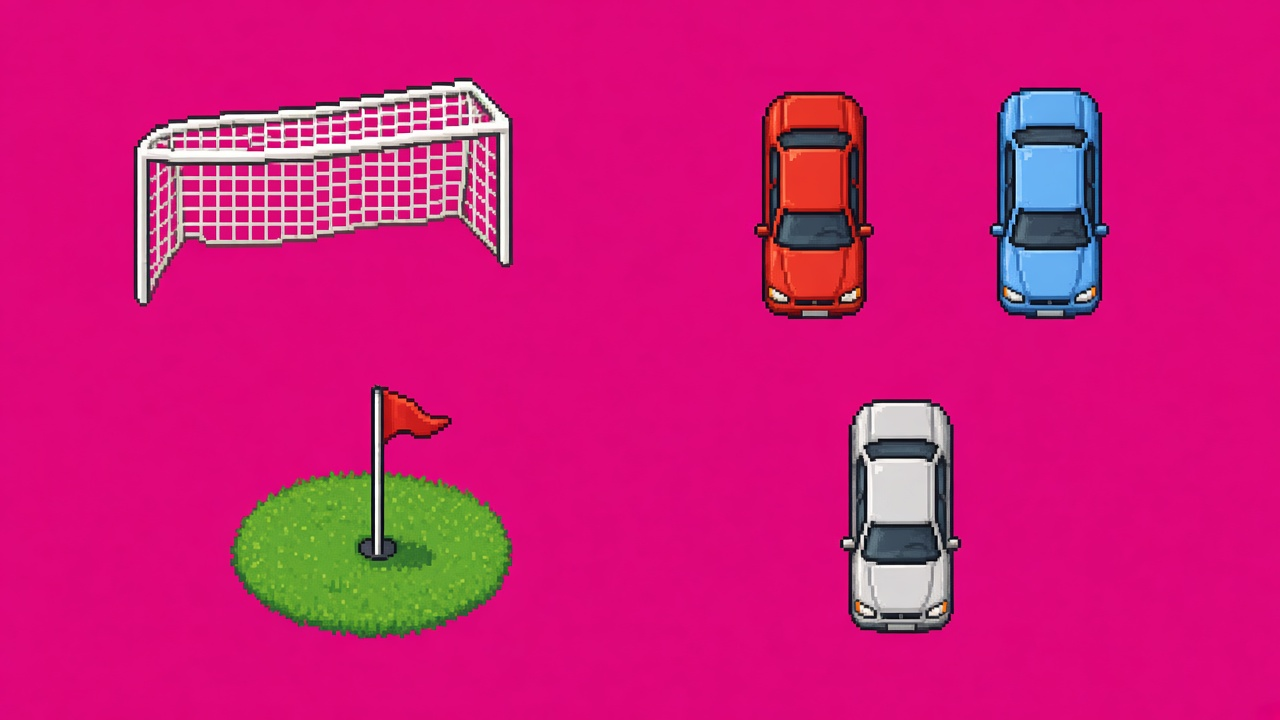
#> input picture scripts/gen/tgstyle/src/props-sheet.png, 1280 x 720 px
$ python make-art.py gen/tgstyle/src/props-sheet.png out.png
#> lines starting #> are read from the running program, lines starting #| are printed output that depends on the picture
# Builds sprite art: public/assets/tiles.png (Ninja Adventure tileset, used for trees + collision layer), caravan sheets,
# clubhouse, bike, sea overlays and props/*.png.  Usage: python3 scripts/make-art.py <ninja tileset.png> [props-sheet.png]
import math, random, sys
from PIL import Image, ImageDraw
random.seed(1)
src = Image.open(sys.argv[1]).convert("RGBA"); C = 28
def tile(i): return src.crop(((i % C) * 16, (i // C) * 16, (i % C) * 16 + 16, (i // C) * 16 + 16))
OL = (52, 36, 46, 255)
tiles = Image.new("RGBA", (448, 656)); tiles.paste(src, (0, 0))
def mk(k, fn): im = Image.new("RGBA", (16, 16)); fn(ImageDraw.Draw(im), im); tiles.paste(im, ((k % C) * 16, (k // C) * 16))
def hedge(d, im):
    d.rectangle([0, 1, 15, 14], fill=(56, 118, 58, 255))
    for x, y in [(1, 2), (7, 1), (11, 4), (3, 7), (9, 8), (13, 10), (5, 11)]: d.ellipse([x, y, x + 4, y + 3], fill=(92, 162, 78, 255)); d.point((x + 1, y), fill=(150, 210, 110, 255))
    d.line([0, 14, 15, 14], fill=(36, 80, 40, 255)); d.line([0, 15, 15, 15], fill=(30, 50, 30, 120))
def fence_h(d, im):
    d.rectangle([0, 5, 15, 7], fill=(176, 112, 64, 255), outline=OL); d.rectangle([0, 10, 15, 12], fill=(176, 112, 64, 255), outline=OL)
    d.rectangle([6, 2, 9, 15], fill=(150, 92, 52, 255), outline=OL)
def fence_v(d, im):
    d.rectangle([5, 0, 6, 15], fill=(176, 112, 64, 255)); d.rectangle([9, 0, 10, 15], fill=(176, 112, 64, 255))
    d.line([4, 0, 4, 15], fill=OL); d.line([11, 0, 11, 15], fill=OL); d.rectangle([4, 2, 11, 8], fill=(150, 92, 52, 255), outline=OL)
def block_h(d, im):
    for x in range(0, 16, 4): d.rectangle([x, 4, x + 1, 9], fill=(220, 50, 50, 255)); d.rectangle([x + 2, 4, x + 3, 9], fill=(250, 250, 250, 255))
    d.rectangle([0, 4, 15, 9], outline=OL); d.rectangle([2, 10, 3, 15], fill=(90, 90, 90, 255)); d.rectangle([12, 10, 13, 15], fill=(90, 90, 90, 255))
def block_v(d, im):
    for y in range(0, 16, 4): d.rectangle([5, y, 10, y + 1], fill=(220, 50, 50, 255)); d.rectangle([5, y + 2, 10, y + 3], fill=(250, 250, 250, 255))
    d.line([4, 0, 4, 15], fill=OL); d.line([11, 0, 11, 15], fill=OL)
for k, fn in enumerate([hedge, fence_h, fence_v, block_h, block_v]): mk(1120 + k, fn)
tiles.save("public/assets/tiles.png")
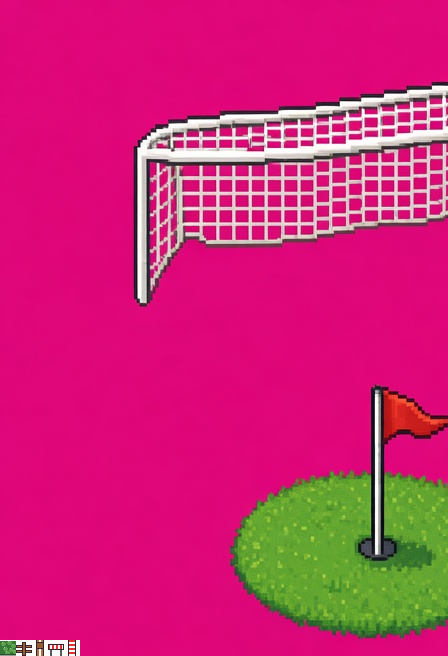
#> saved as tiles.png: PIL image 448x656 RGBA; mean R, G, B, A 204.6, 37.7, 117.4, 254.5; transparent parts drawn white
def new(w, h): im = Image.new("RGBA", (w, h)); return im, ImageDraw.Draw(im)
def mix(c, f): return tuple(max(0, min(255, int(v * f))) for v in c[:3]) + (255,)

# ---------- caravans (placeholders; 3 variants per sheet; swap these two PNGs for real models) ----------
VAR = [  # roof, wall, stripe
    ((96, 76, 64), (240, 230, 204), (128, 84, 52)),
    ((86, 86, 92), (246, 242, 230), (112, 70, 50)),
    ((80, 70, 66), (232, 222, 196), (96, 110, 70))]
FENCE, FENCED = (170, 118, 74, 255), (128, 84, 52, 255)
def window(d, x, y, w, h):
    d.rectangle([x, y, x + w, y + h], fill=(250, 250, 248, 255), outline=OL)
    d.rectangle([x + 1, y + 1, x + w - 1, y + h - 1], fill=(104, 160, 206, 255))
    d.line([x + 1, y + 1, x + w - 1, y + 1], fill=(170, 210, 236, 255))
def bay(d, x, y, w, h):
    d.rectangle([x - 1, y - 1, x + w + 1, y + h + 1], fill=(252, 252, 250, 255), outline=OL)
    d.rectangle([x + 1, y + 1, x + w - 1, y + h - 1], fill=(222, 226, 228, 255))                # net curtain
    for xx in range(x + 2, x + w - 1, 2): d.line([xx, y + 2, xx, y + h - 2], fill=(204, 210, 214, 255))
    d.line([x + 1, y + 1, x + w - 1, y + 1], fill=(120, 160, 196, 255))
    for xx in (x + w // 3, x + 2 * w // 3): d.line([xx, y, xx, y + h], fill=(252, 252, 250, 255))
def caravan(w, h, v, vertical):
    roof, wall, stripe = v
    im, d = new(w, h); wall_h = 15; rt = h - wall_h - 2
    d.rectangle([2, rt, w - 3, h - 2], fill=wall + (255,), outline=OL)
    d.line([3, rt + 3, w - 4, rt + 3], fill=stripe + (255,), width=2)
    d.rectangle([w - 6, rt + 1, w - 4, h - 3], fill=mix(wall, 0.88))
    d.rectangle([0, 0, w - 1, rt + 1], fill=roof + (255,), outline=OL)                         # low-pitched roof, overhang
    if vertical:                                                                                # ridge runs up the middle
        d.rectangle([1, 1, w // 2 - 1, rt], fill=mix(roof, 1.18)); d.rectangle([w // 2, 1, w - 2, rt], fill=mix(roof, 0.92))
        d.line([w // 2, 1, w // 2, rt], fill=mix(roof, 1.4))
        for y in range(5, rt, 6): d.line([2, y, w - 3, y], fill=mix(roof, 0.8))
        bay(d, w // 2 - 9, rt + 6, 18, 6)
    else:                                                                                       # ridge runs along the length
        d.rectangle([1, 1, w - 2, rt // 2], fill=mix(roof, 1.18)); d.rectangle([1, rt // 2 + 1, w - 2, rt], fill=mix(roof, 0.92))
        d.line([1, rt // 2, w - 2, rt // 2], fill=mix(roof, 1.4))
        for x in range(6, w - 3, 6): d.line([x, 2, x, rt - 1], fill=mix(roof, 0.82))
        bay(d, 6, rt + 6, 18, 6); bay(d, w - 25, rt + 6, 16, 6)
        dx = w // 2 - 3; d.rectangle([dx, rt + 5, dx + 7, h - 3], fill=(236, 232, 220, 255), outline=OL); d.point((dx + 5, rt + 10), fill=(200, 160, 60, 255))
    d.line([1, rt + 1, w - 2, rt + 1], fill=mix(roof, 0.55))                                    # eave shadow
    d.rectangle([1, h - 6, w - 2, h - 1], fill=FENCE, outline=OL)                                # slatted fence along the front
    for x in range(3, w - 2, 3): d.line([x, h - 5, x, h - 2], fill=FENCED)
    if not vertical: d.rectangle([w // 2 - 5, h - 6, w // 2 + 5, h - 1], fill=(150, 150, 146, 255), outline=OL)  # gap/step
    return im
for name, (w, h, vert) in {"caravan-h": (72, 48, False), "caravan-v": (48, 80, True)}.items():
    sheet = Image.new("RGBA", (w * 3, h))
    for k, v in enumerate(VAR): sheet.paste(caravan(w, h, v, vert), (k * w, 0))
    sheet.save(f"public/assets/{name}.png")
#> this loop made 2 passes
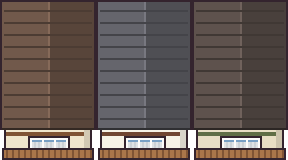
#> sheet: PIL image 144x80 RGBA (shown 2 times larger); mean R, G, B, A 97.3, 85.2, 80.1, 251.8; transparent parts drawn white

# ---------- clubhouse: hipped slate roof, cream walls, porch ----------
CW, CH, RH = 192, 136, 84
im, d = new(CW, CH)
d.rectangle([4, RH - 4, CW - 5, CH - 3], fill=(238, 228, 204, 255), outline=OL)              # walls
d.rectangle([5, CH - 9, CW - 6, CH - 4], fill=(150, 140, 128, 255))                          # plinth
for x in (14, 44, 132, 162): window(d, x, RH + 10, 18, 16)
d.rectangle([CW // 2 - 22, RH - 2, CW // 2 + 21, RH + 4], fill=(70, 80, 70, 255), outline=OL)   # porch canopy
d.rectangle([CW // 2 - 12, RH + 12, CW // 2 + 11, CH - 4], fill=(120, 76, 50, 255), outline=OL)  # double door
d.line([CW // 2, RH + 12, CW // 2, CH - 4], fill=OL)
d.rectangle([CW // 2 - 26, RH + 4, CW // 2 - 23, CH - 4], fill=(240, 240, 236, 255), outline=OL); d.rectangle([CW // 2 + 22, RH + 4, CW // 2 + 25, CH - 4], fill=(240, 240, 236, 255), outline=OL)
roof = (92, 104, 124)
d.polygon([(0, RH), (CW - 1, RH), (CW - 26, 8), (25, 8)], fill=roof + (255,), outline=OL)   # front face
d.polygon([(0, RH), (25, 8), (6, 16)], fill=mix(roof, 0.75), outline=OL)                    # hip ends
d.polygon([(CW - 1, RH), (CW - 26, 8), (CW - 7, 16)], fill=mix(roof, 0.75), outline=OL)
for y in range(14, RH - 1, 6):                                                               # slate courses
    t = (y - 8) / (RH - 8); x0 = 25 - 25 * t + 1; x1 = CW - 26 + 25 * t - 1
    d.line([x0, y, x1, y], fill=mix(roof, 0.82))
    for x in range(int(x0) + (y // 6 % 2) * 4, int(x1), 8): d.line([x, y - 5, x, y], fill=mix(roof, 0.88))
d.line([25, 8, CW - 26, 8], fill=mix(roof, 1.35), width=2)                                   # ridge
d.rectangle([40, 0, 49, 22], fill=(170, 100, 80, 255), outline=OL); d.rectangle([CW - 50, 0, CW - 41, 22], fill=(170, 100, 80, 255), outline=OL)  # chimneys
d.rectangle([CW // 2 - 34, RH - 18, CW // 2 + 33, RH - 7], fill=(40, 70, 50, 255), outline=OL)  # sign
d.text((CW // 2 - 28, RH - 18), "CLUBHOUSE", fill=(240, 220, 150, 255))
im.save("public/assets/clubhouse.png")
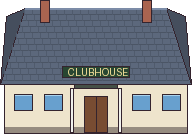
#> saved as clubhouse.png: PIL image 192x136 RGBA; mean R, G, B, A 110.9, 113.5, 118.1, 227.5; transparent parts drawn white

# ---------- bike: 4 directions (down, up, left, right) x 2 wheel frames, 24x24, drawn under the player ----------
FR, TY = (200, 50, 50, 255), (30, 30, 34, 255)
bike = Image.new("RGBA", (24 * 4, 24 * 2))
#> bike: PIL image 96x48 RGBA; every value is 0
for f in range(2):
    for di in range(4):
        im, d = new(24, 24)
        if di < 2:                                                       # facing down/up: bike seen end-on
            near, far = (17, 23), (6, 11)
            d.rectangle([10, far[0], 13, far[1]], fill=TY); d.line([11, 9, 11, 18], fill=FR, width=2)
            d.rectangle([10, near[0], 13, near[1]], fill=TY); d.point((11 + f, near[0] + 2 + f), fill=(150, 150, 150, 255))
            hy = 16 if di == 0 else 8; d.line([5, hy, 18, hy], fill=(90, 90, 96, 255)); d.point((5, hy), fill=TY); d.point((18, hy), fill=TY)
        else:
            for cx in (5, 18):
                d.ellipse([cx - 4, 15, cx + 4, 23], outline=TY, width=2)
                a = f * math.pi / 4; d.line([cx - 3 * math.cos(a), 19 - 3 * math.sin(a), cx + 3 * math.cos(a), 19 + 3 * math.sin(a)], fill=(150, 150, 150, 255))
            d.line([5, 19, 11, 19], fill=FR, width=2); d.line([11, 19, 16, 13], fill=FR, width=2); d.line([5, 19, 9, 13], fill=FR, width=2); d.line([9, 13, 16, 13], fill=FR, width=2)
            d.line([16, 13, 18, 19], fill=FR); d.line([16, 13, 17, 10], fill=(90, 90, 96, 255), width=2); d.rectangle([7, 11, 11, 12], fill=TY)
            if di == 2: im = im.transpose(Image.FLIP_LEFT_RIGHT)
        bike.paste(im, (di * 24, f * 24))
#> im: PIL image 24x24 RGBA
bike.save("public/assets/bike.png")

# ---------- sea overlays: wave highlights (tiled) and shoreline foam (period 256px, matches make-world shore) ----------
im, d = new(96, 96)
for x, y in [(8, 10), (52, 30), (20, 60), (70, 78), (80, 8)]: d.arc([x, y, x + 14, y + 6], 200, 340, fill=(200, 232, 250, 200))
im.save("public/assets/waves.png")
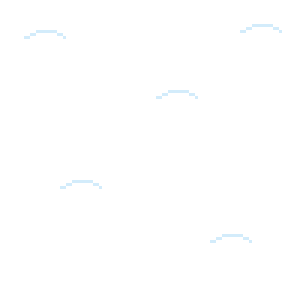
#> saved as waves.png: PIL image 96x96 RGBA (shown 3 times larger); mean R, G, B, A 1.5, 1.8, 1.9, 1.5; transparent parts drawn white
def shore(y): return 6 * math.sin(2 * math.pi * y / 256) + 3 * math.sin(2 * math.pi * y / 128)
im, d = new(32, 256); px = im.load()
for y in range(256):
    x0 = 16 + shore(y)
    for x in range(32):
        dx = x - x0
        if -3 <= dx <= 1 or (dx < -3 and dx > -7 and (x * 7 + y * 3) % 5 == 0): px[x, y] = (255, 255, 255, 230 if dx >= -3 else 140)
#> this loop made 256 passes
#> x0 on passes 1 to 3: 16, 16.29, 16.59
im.save("public/assets/foam.png")

# ---------- props ----------
P = {}
im, d = new(48, 24)                                                                   # football goal (top-down)
for x in range(4, 44, 4): d.line([x, 4, x, 18], fill=(255, 255, 255, 120))
for y in range(4, 19, 4): d.line([4, y, 44, y], fill=(255, 255, 255, 120))
for r in ([2, 2, 45, 4], [2, 2, 5, 21], [42, 2, 45, 21]): d.rectangle(r, fill=(250, 250, 250, 255), outline=OL)
P["goal"] = im
im, d = new(96, 16)                                                                   # tennis net (stretched to the court width)
d.rectangle([2, 4, 93, 11], fill=(30, 30, 30, 150)); [d.line([x, 4, x, 11], fill=(220, 220, 220, 170)) for x in range(4, 92, 3)]
d.rectangle([2, 3, 93, 5], fill=(250, 250, 250, 255)); d.rectangle([0, 1, 3, 14], fill=(90, 90, 90, 255), outline=OL); d.rectangle([92, 1, 95, 14], fill=(90, 90, 90, 255), outline=OL)
P["tennis-net"] = im
WOOD, WOODD, WOODL = (176, 112, 64, 255), (124, 74, 44, 255), (206, 146, 90, 255)
im, d = new(32, 20)                                                                   # bench
d.rectangle([1, 2, 30, 7], fill=WOOD, outline=OL); d.line([2, 3, 29, 3], fill=WOODL); d.rectangle([1, 8, 30, 13], fill=WOOD, outline=OL); d.line([2, 9, 29, 9], fill=WOODL)
d.rectangle([3, 14, 6, 18], fill=WOODD, outline=OL); d.rectangle([25, 14, 28, 18], fill=WOODD, outline=OL); P["bench"] = im
im, d = new(32, 30)                                                                   # picnic table
d.rectangle([0, 2, 31, 6], fill=WOOD, outline=OL); d.rectangle([3, 9, 28, 20], fill=WOOD, outline=OL); d.line([4, 10, 27, 10], fill=WOODL)
d.line([4, 14, 27, 14], fill=WOODD); d.rectangle([0, 22, 31, 26], fill=WOOD, outline=OL)
d.rectangle([5, 26, 8, 29], fill=WOODD); d.rectangle([23, 26, 26, 29], fill=WOODD); P["picnic-table"] = im
im, d = new(14, 18)                                                                   # bin
d.rectangle([1, 4, 12, 16], fill=(60, 120, 80, 255), outline=OL); d.rectangle([0, 1, 13, 5], fill=(80, 150, 100, 255), outline=OL)
d.line([4, 7, 4, 14], fill=(40, 90, 60, 255)); d.line([9, 7, 9, 14], fill=(40, 90, 60, 255)); P["bin"] = im
im, d = new(14, 44)                                                                   # lamp post
d.rectangle([5, 8, 8, 41], fill=(70, 74, 84, 255), outline=OL); d.line([6, 9, 6, 40], fill=(110, 116, 128, 255))
d.rectangle([1, 0, 12, 8], fill=(70, 74, 84, 255), outline=OL); d.rectangle([3, 4, 10, 8], fill=(255, 236, 150, 255)); d.rectangle([3, 40, 10, 43], fill=(60, 60, 70, 255), outline=OL); P["lamp"] = im
im, d = new(28, 32)                                                                   # signpost
d.rectangle([12, 10, 15, 31], fill=WOODD, outline=OL)
d.polygon([(1, 2), (21, 2), (27, 7), (21, 12), (1, 12)], fill=WOODL, outline=OL); d.line([4, 6, 18, 6], fill=WOODD); d.line([4, 9, 14, 9], fill=WOODD); P["signpost"] = im
im, d = new(32, 18)                                                                   # fence
for x in (1, 14, 27): d.rectangle([x, 2, x + 3, 17], fill=WOOD, outline=OL)
d.rectangle([0, 5, 31, 8], fill=WOOD, outline=OL); d.rectangle([0, 11, 31, 14], fill=WOOD, outline=OL); P["fence"] = im
im, d = new(32, 22)                                                                   # hedge
d.rounded_rectangle([0, 1, 31, 20], 6, fill=(56, 118, 58, 255), outline=OL)
for x, y in [(4, 4), (12, 3), (20, 5), (8, 9), (17, 10), (24, 9)]: d.ellipse([x, y, x + 6, y + 5], fill=(92, 162, 78, 255)); d.point((x + 2, y + 1), fill=(150, 210, 110, 255))
d.line([2, 18, 29, 18], fill=(40, 90, 46, 255)); P["hedge"] = im
im, d = new(32, 20)                                                                   # flower bed
d.rounded_rectangle([0, 3, 31, 19], 4, fill=(118, 78, 52, 255), outline=OL)
for k, (x, y) in enumerate([(3, 4), (11, 2), (19, 4), (7, 9), (15, 9), (23, 8)]): im.alpha_composite(tile(225 if k % 2 else 226).crop((2, 2, 14, 14)).resize((10, 10)), (x, y))
#> im: PIL image 32x20 RGBA
P["flowerbed"] = im
def car(body):  # facing up/down (parked in bays), 26 wide x 40 long
    im, d = new(26, 40); dk = mix(body, 0.75)
    d.rounded_rectangle([1, 1, 24, 38], 6, fill=body + (255,), outline=OL)
    d.rounded_rectangle([4, 9, 21, 30], 3, fill=dk, outline=OL)
    d.rectangle([5, 10, 20, 14], fill=(150, 200, 230, 255)); d.rectangle([5, 26, 20, 29], fill=(120, 170, 205, 255))
    d.line([3, 3, 22, 3], fill=mix(body, 1.25)); d.rectangle([3, 1, 6, 2], fill=(255, 240, 170, 255)); d.rectangle([19, 1, 22, 2], fill=(255, 240, 170, 255))
    d.rectangle([3, 37, 6, 38], fill=(220, 60, 60, 255)); d.rectangle([19, 37, 22, 38], fill=(220, 60, 60, 255))
    return im
P["car-red"] = car((200, 60, 60)); P["car-blue"] = car((60, 100, 190)); P["car-silver"] = car((190, 194, 200))
im, d = new(18, 22)                                                                   # deckchair
d.polygon([(2, 2), (15, 2), (16, 13), (1, 13)], fill=(230, 80, 80, 255), outline=OL)
for x in (5, 10): d.line([x, 3, x, 12], fill=(250, 250, 250, 255), width=2)
d.rectangle([1, 13, 16, 17], fill=WOOD, outline=OL); d.line([2, 18, 2, 21], fill=OL); d.line([15, 18, 15, 21], fill=OL); P["deckchair"] = im
im, d = new(44, 22)                                                                   # windbreak
for k in range(5): d.rectangle([2 + k * 8, 3, 9 + k * 8, 16], fill=[(230, 70, 70, 255), (250, 250, 250, 255)][k % 2])
d.rectangle([2, 3, 41, 16], outline=OL)
for x in (1, 41): d.rectangle([x, 1, x + 2, 21], fill=WOODD, outline=OL)
P["windbreak"] = im
im, d = new(14, 30)                                                                   # golf flag
d.line([3, 2, 3, 26], fill=(240, 240, 240, 255), width=2); d.polygon([(4, 2), (13, 6), (4, 10)], fill=(230, 50, 50, 255), outline=OL)
d.ellipse([0, 25, 7, 29], fill=(40, 60, 40, 255)); P["golf-flag"] = im
im, d = new(32, 24)                                                                   # crazy-golf hut
d.rectangle([6, 10, 25, 22], fill=(240, 200, 120, 255), outline=OL); d.polygon([(3, 11), (16, 2), (28, 11)], fill=(200, 70, 60, 255), outline=OL)
d.rectangle([13, 16, 18, 22], fill=(40, 40, 40, 255)); P["minigolf-hut"] = im
BLUE, RED, YEL = (60, 110, 200, 255), (220, 60, 60, 255), (240, 200, 60, 255)
im, d = new(56, 44)                                                                   # swings
d.line([4, 43, 10, 4], fill=BLUE, width=3); d.line([16, 43, 10, 4], fill=BLUE, width=3); d.line([40, 43, 46, 4], fill=BLUE, width=3); d.line([52, 43, 46, 4], fill=BLUE, width=3)
d.rectangle([8, 2, 48, 5], fill=BLUE, outline=OL)
for x in (20, 34):
    d.line([x, 6, x, 30], fill=(150, 150, 150, 255)); d.line([x + 6, 6, x + 6, 30], fill=(150, 150, 150, 255)); d.rectangle([x - 1, 30, x + 7, 33], fill=RED, outline=OL)
P["swings"] = im
im, d = new(28, 50)                                                                   # slide
d.rectangle([3, 0, 25, 10], fill=YEL, outline=OL); d.rectangle([4, 10, 7, 26], fill=(150, 150, 150, 255)); d.rectangle([21, 10, 24, 26], fill=(150, 150, 150, 255))
for y in range(12, 26, 4): d.line([4, y, 7, y], fill=OL)
d.polygon([(8, 10), (20, 10), (22, 49), (6, 49)], fill=RED, outline=OL); d.line([14, 12, 14, 47], fill=(250, 120, 120, 255))
P["slide"] = im
im, d = new(40, 30)                                                                   # roundabout
d.ellipse([1, 6, 38, 28], fill=(60, 60, 70, 255)); d.ellipse([1, 2, 38, 24], fill=YEL, outline=OL)
for k, c in enumerate([RED, BLUE, (60, 170, 80, 255)]): d.pieslice([1, 2, 38, 24], k * 120, k * 120 + 60, fill=c)
d.ellipse([1, 2, 38, 24], outline=OL); d.rectangle([18, 4, 21, 14], fill=(200, 200, 200, 255), outline=OL); P["roundabout"] = im
im, d = new(44, 40)                                                                   # climbing frame
for x in range(4, 42, 9): d.line([x, 8, x, 39], fill=(230, 130, 40, 255), width=2)
for y in range(8, 39, 8): d.line([4, y, 40, y], fill=(230, 130, 40, 255), width=2)
d.polygon([(2, 8), (22, 0), (42, 8)], fill=(60, 170, 80, 255), outline=OL); P["climbing-frame"] = im
def gate_img(vertical):
    im, d = new(16, 16 if vertical else 22)
    if vertical: d.rectangle([4, 0, 11, 15], fill=(196, 140, 84, 255), outline=OL); d.line([5, 2, 10, 13], fill=(140, 90, 50, 255), width=2); d.line([4, 15, 11, 15], fill=OL)
    else:
        d.rectangle([0, 3, 15, 6], fill=(196, 140, 84, 255), outline=OL); d.rectangle([0, 12, 15, 15], fill=(196, 140, 84, 255), outline=OL)
        d.line([1, 14, 14, 5], fill=(140, 90, 50, 255), width=2); d.rectangle([0, 17, 15, 19], fill=(30, 40, 30, 90))
    return im
gate_img(False).save("public/assets/gate-h.png"); gate_img(True).save("public/assets/gate-v.png")
im, d = new(16, 16)                                                                   # mini-game spot sparkle
d.polygon([(8, 0), (10, 6), (16, 8), (10, 10), (8, 16), (6, 10), (0, 8), (6, 6)], fill=(255, 250, 210, 255)); d.ellipse([6, 6, 10, 10], fill=(255, 220, 90, 255)); im.save("public/assets/spot.png")
im, d = new(12, 14)                                                                   # collectible (neutral gem)
d.polygon([(6, 0), (11, 5), (6, 13), (1, 5)], fill=(90, 200, 230, 255), outline=(30, 70, 110, 255)); d.polygon([(6, 1), (9, 5), (6, 5)], fill=(220, 250, 255, 255)); im.save("public/assets/gem.png")
im, d = new(14, 14)                                                                   # hunt item (neutral token)
d.ellipse([0, 0, 13, 13], fill=(240, 196, 60, 255), outline=(140, 90, 20, 255)); d.polygon([(7, 2), (9, 6), (12, 6), (9, 8), (10, 12), (7, 9), (4, 12), (5, 8), (2, 6), (5, 6)], fill=(255, 240, 160, 255)); im.save("public/assets/token.png")
for k, v in P.items(): v.save(f"public/assets/props/{k}.png")
#> this loop made 21 passes
#> k on passes 1 to 8: 'goal', 'tennis-net', 'bench', 'picnic-table', 'bin', 'lamp', 'signpost', 'fence'
#> pass 1, `for k, v in P.items(): v.save(f"public/assets/props/{k}.png")`:
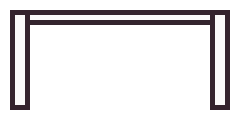
#> saved as goal.png: PIL image 48x24 RGBA (shown 5 times larger); mean R, G, B, A 76.5, 74.3, 75.6, 80.9; transparent parts drawn white
print("props:", list(P))
#> (printed output is left out)
if len(sys.argv) > 2:                                                                 # contact sheet, 3x
    cell, cols = 64, 6; rows = (len(P) + cols - 1) // cols
#> after `rows = (len(P) + cols - 1) // cols`: rows = 4
    sheet = Image.new("RGBA", (cols * cell, rows * (cell + 10)), (112, 168, 80, 255)); d = ImageDraw.Draw(sheet)
    for k, (n, v) in enumerate(P.items()):
        x, y = (k % cols) * cell, (k // cols) * (cell + 10)
        sheet.alpha_composite(v.crop((0, 0, min(v.width, cell), v.height)), (x + max(0, (cell - v.width) // 2), y + max(0, (cell - v.height) // 2))); d.text((x + 2, y + cell - 2), n, fill=(0, 0, 0, 255))
#> this loop made 21 passes
#> (n, x, y) on passes 1 to 8: ('goal', 0, 0), ('tennis-net', 64, 0), ('bench', 128, 0), ('picnic-table', 192, 0), ('bin', 256, 0), ('lamp', 320, 0), ('signpost', 0, 74), ('fence', 64, 74)
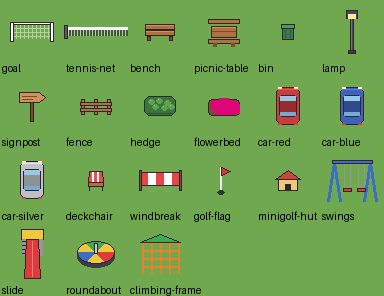
#> sheet: PIL image 384x296 RGBA; mean R, G, B, A 112.8, 158.8, 80.7, 255
    cv, vv, cb, bk = (Image.open(f"public/assets/{n}.png") for n in ("caravan-h", "caravan-v", "clubhouse", "bike"))
    full = Image.new("RGBA", (max(sheet.width, cv.width + vv.width + cb.width + 24), sheet.height + 150), (112, 168, 80, 255))
    full.alpha_composite(sheet, (0, 0)); y0 = sheet.height + 6
    full.alpha_composite(cv, (0, y0)); full.alpha_composite(vv, (cv.width + 8, y0)); full.alpha_composite(cb, (cv.width + vv.width + 16, y0))
#> after `full.alpha_composite(cv, (0, y0))`:
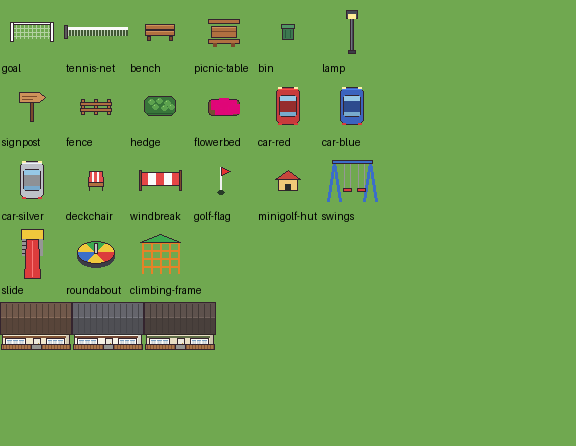
#> full: PIL image 576x446 RGBA; mean R, G, B, A 112.1, 160.9, 80.6, 255
#> (the run stopped early here; a loop or call above may not have finished)
